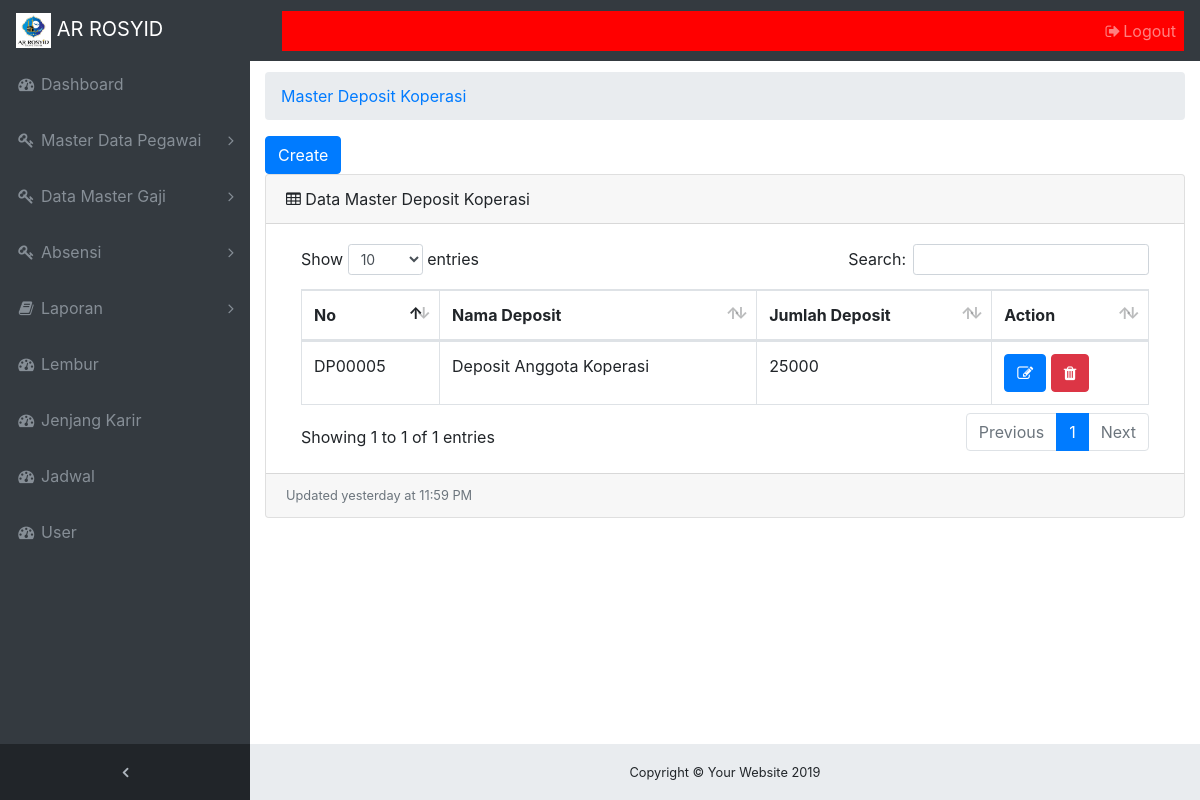
The app's page /master_koperasi.php (signed in) with its own data.
### tables this page shows
CREATE TABLE `deposit_koperasi` (
  `id_deposit` varchar(20) NOT NULL,
  `nama_deposit` varchar(50) NOT NULL,
  `jumlah` varchar(50) NOT NULL
);

### master_koperasi.php (the view, shortened to what this page needs)
<!DOCTYPE html>
<html lang="en">
<?php
    global $link;
    $query = "SELECT * FROM `deposit_koperasi` ";
    $sql = mysqli_query($link,$query);
?>
<?php  include('view/head.php'); ?>
<body class="fixed-nav sticky-footer bg-dark" id="page-top">
    <?php require_once "view/navigation.php" ; ?>
  <div class="content-wrapper">
    <div class="container-fluid">
      <ol class="breadcrumb">
        <li class="breadcrumb-item">
          <a href="master_koperasi.php">Master Deposit Koperasi</a>
        </li>
      </ol>
      <?php if($_SESSION['level'] == 'HRD'){ ?>
         <a href="master_koperasi_insert.php"><input type="button" value="Create"class="btn btn-primary"></a>
        <?php } ?>
          <div class="card mb-3">
          <div class="card-header">
          <i class="fa fa-table"></i> Data Master Deposit Koperasi </div>
          <div class="card-body">
          <div class="table-responsive">
            <table class="table table-bordered" id="dataTable" width="100%" cellspacing="0">
              <thead>
                <tr>
                  <th>No</th>
                  <th>Nama Deposit</th>
                  <th>Jumlah Deposit</th>
                  <?php if($_SESSION['level'] == 'HRD'){ ?>
                  <th>Action</th>
                  <?php } ?>
                </tr>
              </thead>
              <tbody>
<?php
  while($row = mysqli_fetch_array($sql)){
?>
                <tr>
                  <td><?php echo $row['id_deposit']; ?></td>
                  <td><?php echo $row['nama_deposit']; ?></td>
                  <td><?php echo $row['jumlah']; ?></td>
                  <?php if($_SESSION['level'] == 'HRD'){ ?>
                  <td>
                          <a href="master_koperasi_update.php?id=<?php echo $row['id_deposit'];?>"><button class="btn btn-primary"> <i class="fa fa-edit"></i></button></a>
                           <a href="master_koperasi_delete.php?id=<?php echo $row['id_deposit']; ?>" onclick="javascript: return confirm('Anda yakin hapus ?');">
                           <button class="btn btn-danger"> <i class="fa fa-trash"></i></button></a></td>
                  <?php } ?>
                </tr>
              </tbody>
<?php } ?>
            </table>
          </div>
          </div>
          <div class="card-footer small text-muted">Updated yesterday at 11:59 PM</div>
        </div>
      </div>
    </div>
   <?php require_once "view/footer.php"; ?>
</body>
</html>

### css/sb-admin.css (style rules this page uses)
html { position: relative; min-height: 100%; }
body { overflow-x: hidden; }
body.sticky-footer { margin-bottom: 56px; }
body.sticky-footer .content-wrapper { min-height: calc(100vh - 56px - 56px); }
body.fixed-nav { padding-top: 56px; }
.content-wrapper { min-height: calc(100vh - 56px); padding-top: 1rem; }
.content-wrapper { overflow-x: hidden; background: white; }
@media (min-width: 992px) { .content-wrapper { margin-left: 250px; } }

### records on screen
deposit_koperasi: id_deposit "DP00005", nama_deposit "Deposit Anggota Koperasi", jumlah "25000"
